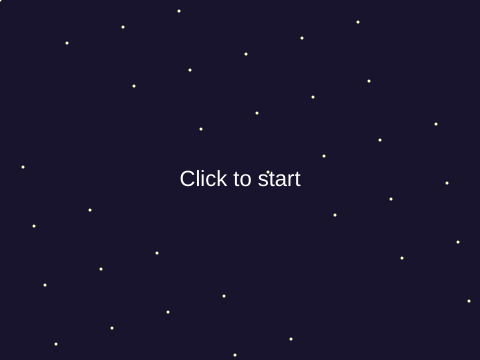
Frame 1 (no input)
Frame 60 (no input): identical to frame 1, image omitted
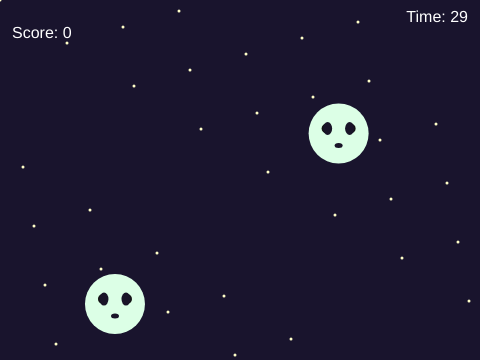
Frame 120 (the mouse pressed at the canvas centre since frame 60)

The p5.js sketch that drew these frames (run headless with seeded random() and noise() and a simulated clock; from frame 60 on, the mouse is pressed at the canvas centre):

// p5.js sketch
// ── sketch.js
let ghost = { x: 240, y: 180 };
let score = 0;
let duration = 30
let startTime;
let state= 'start';
let spawnEvery = 60;
function setup() {
  createCanvas(480, 360);
  spawnGhost();
  startTime = millis();
}

function draw() {
  background(25, 20, 45);

// Add small stars
fill(255, 255, 200);
noStroke();

for (let i = 0; i < 35; i++) {
  ellipse((i * 67) % width, (i * 43) % height, 3, 3);
}

  if (state === 'start') {
    textAlign(CENTER, CENTER);
    fill(255);
    textSize(22);
    text('Click to start', width / 2, height / 2);
    return;
  }

   if (state === 'over') {
    textAlign(CENTER, CENTER);
    fill(255);
    textSize(22);
    text('Game over\nScore: ' + score + '\nClick to retry', width / 2, height / 2);
    return;
  }
  
  let elapsed = (millis() - startTime) / 1000;
  let timeLeft = max(0, duration - elapsed);
   if (timeLeft <= 0) {
    state = 'over';
    return;
  }

  
  noStroke();
  
  
   ghost.x += random(-3, 3);
   ghost.y += random(-3, 3);
   drawGhost(ghost.x, ghost.y);
   if (frameCount % spawnEvery === 0) spawnGhost();
   drawGhost(ghost.x, ghost.y);

  textAlign(LEFT, TOP);
  fill(255);
  textSize(16);
  text('Score: ' + score, 12, 26);
  
  textAlign(RIGHT, TOP);
  text('Time: ' + ceil(timeLeft), width - 12, 10);
    
  
}
function mousePressed() {
  if (state === 'start' || state === 'over') {
    state = 'play';
    score = 0;
    startTime = millis();
    spawnGhost();
    return;
  }
  
  if (dist(mouseX, mouseY, ghost.x, ghost.y) < 30) {
    score++;
    spawnGhost();
  }
}
function spawnGhost() {
  ghost = { x: random(40, width - 40), y: random(40, height - 40) };
}

function drawGhost(x, y) {
  fill(220, 255, 230);
  ellipse(x, y, 60, 60);

  fill(20);
  ellipse(x - 12, y - 5, 10);
  ellipse(x + 12, y - 5, 10);

  fill(25, 20, 40);
  ellipse(x - 11, y - 5, 9, 13);
  ellipse(x + 11, y - 5, 9, 13);

  ellipse(x, y + 12, 8, 5);
  
}
